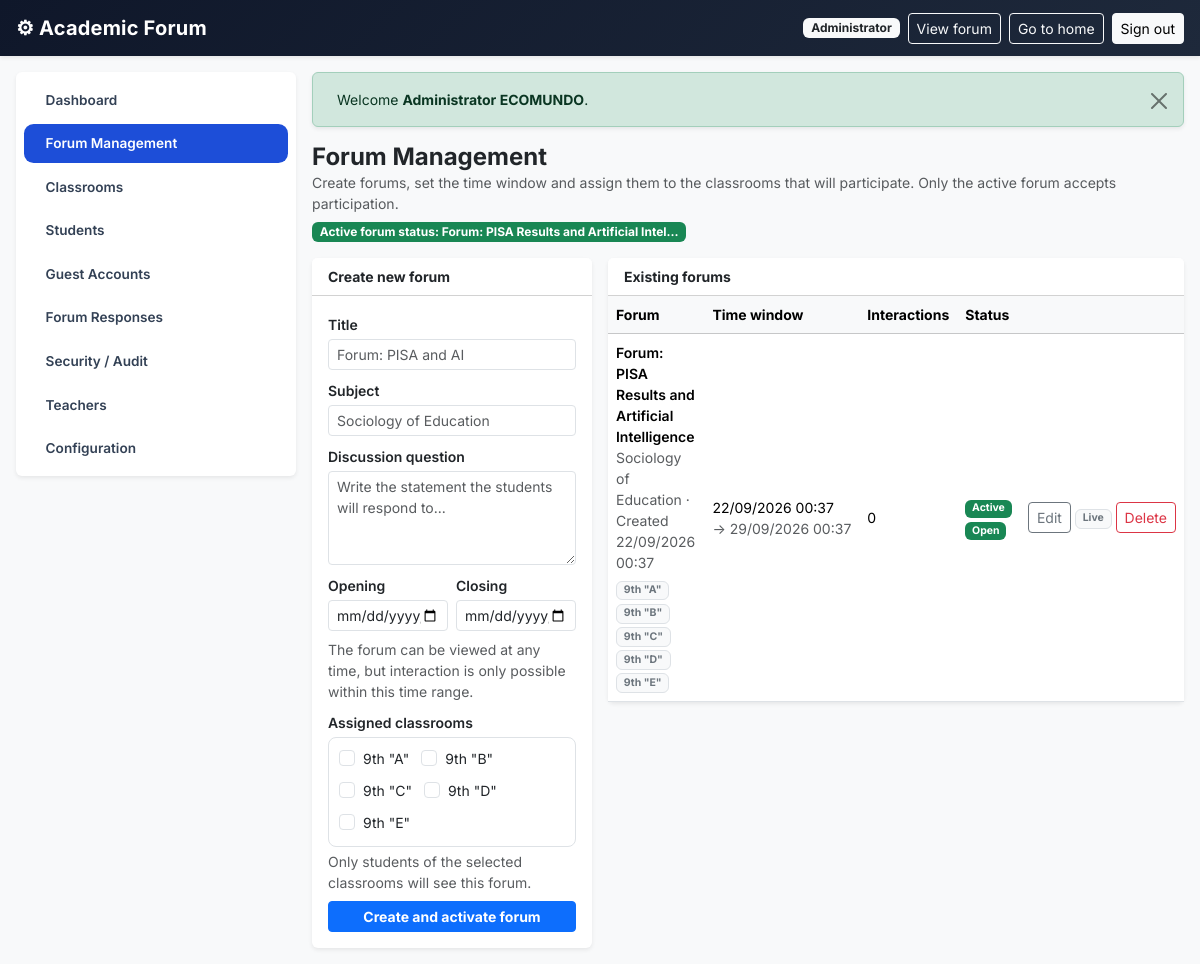
Page /admin/forum (signed in) on the committed database.
### tables this page shows
CREATE TABLE `forums` (
    `id`         INT UNSIGNED NOT NULL AUTO_INCREMENT,
    `title`      VARCHAR(190) NOT NULL,
    `subject`    VARCHAR(190) NOT NULL,
    `question`   TEXT         NOT NULL,
    `open_at`    DATETIME     NOT NULL,
    `close_at`   DATETIME     NOT NULL,
    `is_active`  TINYINT(1) NOT NULL DEFAULT 0,
    `created_by` INT UNSIGNED NULL,
    `created_at` DATETIME NOT NULL DEFAULT CURRENT_TIMESTAMP,
    PRIMARY KEY (`id`),
    KEY `fk_forums_user` (`created_by`),
    CONSTRAINT `fk_forums_user` FOREIGN KEY (`created_by`) REFERENCES `users` (`id`) ON DELETE SET NULL
);

CREATE TABLE `salones` (
    `id`         INT UNSIGNED NOT NULL AUTO_INCREMENT,
    `name`       VARCHAR(80)  NOT NULL,
    `teacher_id` INT UNSIGNED NULL,
    `created_at` DATETIME     NOT NULL DEFAULT CURRENT_TIMESTAMP,
    PRIMARY KEY (`id`),
    UNIQUE KEY `uq_salones_name` (`name`),
    KEY `fk_salones_teacher` (`teacher_id`),
    CONSTRAINT `fk_salones_teacher` FOREIGN KEY (`teacher_id`) REFERENCES `users` (`id`) ON DELETE CASCADE
);

### app/Core/View.php (called while the page is built, shortened)
<?php
class View
{
    protected static function resolve(string $view): string
    {
        $file = APP_PATH . DS . 'Views' . DS . str_replace('.', DS, $view) . '.php';
        return $file;
    }
    public static function render(string $view, array $data = []): void
    {
        extract($data, EXTR_SKIP);
        require self::resolve($view);
    }
}

### app/Core/Controller.php (called while the page is built)
<?php
abstract class Controller
{
    protected function view(string $view, array $data = []): void
    {
        View::render($view, $data);
    }
}

### app/Controllers/AdminController.php (called while the page is built, shortened)
<?php
class AdminController extends Controller
{
    private function isAdmin(): bool
    {
        return is_admin_user();
    }
    private function scope(): ?int
    {
        return $this->isAdmin() ? null : $this->uid();
    }
    public function forumIndex(): void
    {
        $scope  = $this->scope();
        $salones = Salon::all($scope);
        $forums  = Forum::all($scope);
        $this->view('admin/forum', [
            'forums'    => $forums,
            'active'    => Forum::active(),
            'salones'   => $salones,
            'pageTitle' => 'Forum Management',
        ]);
    }
}

### index.php (called while the page is built, shortened)
<?php
spl_autoload_register(function ($class) {
    $dirs = [APP_PATH . DS . 'Models', APP_PATH . DS . 'Controllers', APP_PATH . DS . 'Core'];
    foreach ($dirs as $dir) {
        $file = $dir . DS . $class . '.php';
        if (is_file($file)) {
            return;
        }
    }
});
require_once APP_PATH . DS . 'Helpers' . DS . 'functions.php';
$url    = isset($_GET['url']) ? trim($_GET['url'], '/') : '';
$method = $_SERVER['REQUEST_METHOD'] ?? 'GET';
try {
    $router = new Router();
    $router->dispatch($method, $url);
} catch (Throwable $e) {
    http_response_code(500);
    if (DEBUG) {
        echo '<pre>' . e($e->getMessage()) . PHP_EOL . e($e->getTraceAsString()) . '</pre>';
    } else {
        echo 'An unexpected error occurred. Please try again.';
    }
}

### app/Models/Database.php (called while the page is built, shortened)
<?php
class Database
{
    private static $conn = null;
    private static function conn(): mysqli
    {
        if (self::$conn === null) {
            self::$conn = new mysqli(DB_HOST, DB_USER, DB_PASS, DB_NAME, DB_PORT);
            self::$conn->set_charset('utf8mb4');
        }
        return self::$conn;
    }
    public static function query(string $sql, array $params = []): ?mysqli_result
    {
        $stmt = self::conn()->prepare($sql);
        $stmt->execute();
        return $stmt->get_result();
    }
    public static function fetchAll(string $sql, array $params = []): array
    {
        $result = self::query($sql, $params);
        return $result ? $result->fetch_all(MYSQLI_ASSOC) : [];
    }
    public static function fetchOne(string $sql, array $params = []): ?array
    {
        $result = self::query($sql, $params);
        return $result ? ($result->fetch_assoc() ?: null) : null;
    }
}

### app/Models/Forum.php (called while the page is built, shortened)
<?php
class Forum
{
    public static function active(): ?array
    {
        return Database::fetchOne(
            "SELECT f.*, u.first_name, u.last_name, u.email AS teacher_email
             FROM forums f
             LEFT JOIN users u ON u.id = f.created_by
             WHERE f.is_active = 1
             ORDER BY f.id DESC LIMIT 1"
        );
    }
    public static function all(?int $teacherId = null): array
    {
        $sql = "SELECT f.*, u.first_name, u.last_name,
                    (SELECT COUNT(*) FROM responses r WHERE r.forum_id = f.id) AS total_responses
             FROM forums f
             LEFT JOIN users u ON u.id = f.created_by";
        $params = [];
        $sql .= " ORDER BY f.created_at DESC";
        return Database::fetchAll($sql, $params);
    }
}

### app/Helpers/functions.php (called while the page is built, shortened)
<?php
function e($value): string
{
    return htmlspecialchars((string) $value, ENT_QUOTES, 'UTF-8');
}
function base_url(string $path = ''): string
{
    return BASE_URL . '/' . ltrim($path, '/');
}
function current_user(): ?array
{
    return $_SESSION['user'] ?? null;
}
function is_admin_user(): bool
{
    return (current_user()['role'] ?? '') === 'admin';
}
function pretty_datetime(string $datetime): string
{
    return date('d/m/Y H:i', strtotime($datetime));
}
function time_status(array $forum): string
{
    $open  = strtotime($forum['open_at']);
    $close = strtotime($forum['close_at']);
    $now   = time();
    return 'open';
}

### app/Models/Salon.php (called while the page is built, shortened)
<?php
class Salon
{
    public static function all(?int $teacherId = null): array
    {
        $sql = "SELECT s.*, u.first_name, u.last_name AS teacher_name
                FROM salones s
                LEFT JOIN users u ON u.id = s.teacher_id";
        $params = [];
        $sql .= " ORDER BY s.name ASC";
        return Database::fetchAll($sql, $params);
    }
}

### app/Views/admin/forum.php (the view, shortened to what this page needs)
<?php $activeNav = 'forum';
$__uid         = (int) (current_user()['id'] ?? 0);
?>
<?php $salonNames = []; foreach (($salones ?? []) as $__s) { $salonNames[(int) $__s['id']] = $__s['name']; } ?>
<?php include APP_PATH . '/Views/admin/_admin_head.php'; ?>
<div class="d-flex flex-wrap justify-content-between align-items-center mb-3 gap-2">
    <div>
        <h1 class="h4 fw-bold mb-0">Forum Management</h1>
        <p class="text-muted small mb-0">Create forums, set the time window and assign them to the classrooms that will participate. Only the active forum accepts participation.</p>
    </div>
    <span class="badge <?= $active && time_status($active) === 'open' ? 'text-bg-success' : 'text-bg-light text-secondary border' ?>">
        Active forum status: <?= $active ? (mb_strlen($active['title']) > 40 ? e(mb_substr($active['title'], 0, 40)) . '…' : e($active['title'])) : '—' ?>
    </span>
</div>
<div class="row g-3">
    <div class="col-12 col-xl-4">
        <div class="card border-0 shadow-sm">
            <div class="card-header bg-white fw-bold small">Create new forum</div>
            <div class="card-body">
                <form method="post" action="<?= e(base_url('admin/forum/create')) ?>">
                    <div class="mb-2">
                        <label class="form-label small fw-semibold mb-1">Title</label>
                        <input type="text" name="title" class="form-control form-control-sm" required maxlength="190" placeholder="Forum: PISA and AI">
                    </div>
                    <div class="mb-2">
                        <label class="form-label small fw-semibold mb-1">Subject</label>
                        <input type="text" name="subject" class="form-control form-control-sm" required maxlength="190" placeholder="Sociology of Education">
                    </div>
                    <div class="mb-2">
                        <label class="form-label small fw-semibold mb-1">Discussion question</label>
                        <textarea name="question" rows="4" class="form-control form-control-sm" required placeholder="Write the statement the students will respond to..."></textarea>
                    </div>
                    <div class="row g-2 mb-2">
                        <div class="col-6">
                            <label class="form-label small fw-semibold mb-1">Opening</label>
                            <input type="datetime-local" name="open_at" class="form-control form-control-sm" required>
                        </div>
                        <div class="col-6">
                            <label class="form-label small fw-semibold mb-1">Closing</label>
                            <input type="datetime-local" name="close_at" class="form-control form-control-sm" required>
                        </div>
                    </div>
                    <div class="form-text small mb-2">
                        The forum can be viewed at any time, but interaction is only possible within this time range.
                    </div>
                    <div class="mb-2">
                        <label class="form-label small fw-semibold mb-1">Assigned classrooms</label>
                        <div class="classroom-checkbox-group">
                            <?php foreach ($salones as $__s): ?>
                                <label class="form-check form-check-inline mb-1">
                                    <input class="form-check-input" type="checkbox" name="salons[]" value="<?= (int) $__s['id'] ?>">
                                    <span class="form-check-label small"><?= e($__s['name']) ?></span>
                                </label>
                            <?php endforeach; ?>
                        </div>
                        <div class="form-text small">Only students of the selected classrooms will see this forum.</div>
                    </div>
                    <button class="btn btn-primary btn-sm w-100 fw-bold">Create and activate forum</button>
                </form>
            </div>
        </div>
    </div>
    <div class="col-12 col-xl-8">
        <div class="card border-0 shadow-sm">
            <div class="card-header bg-white fw-bold small">Existing forums</div>
            <div class="table-responsive">
                <table class="table table-hover align-middle small mb-0">
                    <thead class="table-light">
                        <tr>
                            <th>Forum</th>
                            <th>Time window</th>
                            <th>Interactions</th>
                            <th>Status</th>
                            <th></th>
                        </tr>
                    </thead>
                    <tbody>
                        <?php foreach ($forums as $f): ?>
                            <?php $__st = time_status($f); ?>
                            <tr>
                                <td>
                                    <div class="fw-semibold"><?= e($f['title']) ?></div>
                                    <div class="text-muted"><?= e($f['subject']) ?> · Created <?= e(pretty_datetime($f['created_at'])) ?></div>
                                    <div class="mt-1">
                                        <?php foreach ($f['salon_ids'] as $__sid): ?>
                                            <span class="badge text-bg-light text-secondary border"><?= e($salonNames[(int) $__sid] ?? '—') ?></span>
                                        <?php endforeach; ?>
                                    </div>
                                </td>
                                <td class="text-nowrap">
                                    <?= e(pretty_datetime($f['open_at'])) ?><br>
                                    <span class="text-muted">→ <?= e(pretty_datetime($f['close_at'])) ?></span>
                                </td>
                                <td><?= (int) $f['total_responses'] ?></td>
                                <td>
                                    <?php if ((int) $f['is_active']): ?>
                                        <span class="badge text-bg-success">Active</span>
                                        <span class="badge <?= $__st === 'open' ? 'text-bg-success' : ($__st === 'expired' ? 'text-bg-danger' : 'text-bg-warning') ?>">
                                            <?= $__st === 'open' ? 'Open' : ($__st === 'expired' ? 'Expired' : 'Pending') ?>
                                        </span>
                                    <?php else: ?>
                                        <span class="badge text-bg-light text-secondary border">Inactive</span>
                                    <?php endif; ?>
                                </td>
                                <td class="text-end text-nowrap">
                                    <button type="button" class="btn btn-sm btn-outline-secondary"
                                            data-bs-toggle="modal" data-bs-target="#editModal"
                                            data-id="<?= (int) $f['id'] ?>"
                                            data-title="<?= e($f['title']) ?>"
                                            data-subject="<?= e($f['subject']) ?>"
                                            data-question="<?= e($f['question']) ?>"
                                            data-open="<?= e(date('Y-m-d\TH:i', strtotime($f['open_at']))) ?>"
                                            data-close="<?= e(date('Y-m-d\TH:i', strtotime($f['close_at']))) ?>"
                                            data-salons="<?= e(implode(',', $f['salon_ids'])) ?>">
                                        Edit
                                    </button>
                                    <?php if ((int) $f['is_active']): ?>
                                        <?php if ($__st === 'expired'): ?>
                                            <button type="button" class="btn btn-sm btn-outline-warning fw-semibold"
                                                    data-bs-toggle="modal" data-bs-target="#reopenModal"
                                                    data-id="<?= (int) $f['id'] ?>"
                                                    data-open="<?= e(date('Y-m-d\TH:i', strtotime($f['open_at']))) ?>"
                                                    data-close="<?= e(date('Y-m-d\TH:i', strtotime($f['close_at']))) ?>">
                                                Re-open
                                            </button>
                                        <?php else: ?>
                                            <span class="badge text-bg-light text-secondary border"><?= $__st === 'not_started' ? 'Scheduled' : 'Live' ?></span>
                                        <?php endif; ?>
                                    <?php endif; ?>
                                    <?php if ($__isAdminRole || (int) $f['created_by'] === $__uid): ?>
                                        <form method="post" action="<?= e(base_url('admin/forum/delete')) ?>" class="d-inline"
                                              onsubmit="return confirm('Delete the forum <?= e(addslashes($f['title'])) ?> along with all its responses? This action cannot be undone.');">
                                            <button class="btn btn-sm btn-outline-danger">Delete</button>
                                        </form>
                                    <?php endif; ?>
                                </td>
                            </tr>
                        <?php endforeach; ?>
                    </tbody>
                </table>
            </div>
        </div>
    </div>
</div>
<?php include APP_PATH . '/Views/admin/_admin_foot.php'; ?>

### rows in the picture
forums: title "Forum: PISA Results and Artificial Intel", title "Forum: PISA Results and Artificial Intelligence", subject "Sociology of Education", created_at "22/09/2026 00:37", __sid "9th \"A\"", __sid "9th \"B\"", __sid "9th \"C\"", __sid "9th \"D\"", __sid "9th \"E\"", open_at "22/09/2026 00:37", close_at "29/09/2026 00:37", total_responses "0", is_active "Active"
salones: name "9th \"A\""
salones: name "9th \"B\""
salones: name "9th \"C\""
salones: name "9th \"D\""
salones: name "9th \"E\""

### other values in the picture
APP_NAME "Academic Forum"
$__ok "Welcome Administrator ECOMUNDO ."
